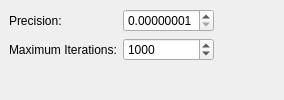
<ui version="4.0" >
 <author>Stefan Nikolaus &lt;stefan.nikolaus@kdemail.net></author>
 <comment>This file is part of the KDE project
Copyright (C) 2006 Stefan Nikolaus &lt;stefan.nikolaus@kdemail.net>

This library is free software; you can redistribute it and/or
modify it under the terms of the GNU Library General Public
License as published by the Free Software Foundation; either
version 2 of the License, or (at your option) any later version.

This library is distributed in the hope that it will be useful,
but WITHOUT ANY WARRANTY; without even the implied warranty of
MERCHANTABILITY or FITNESS FOR A PARTICULAR PURPOSE.  See the
GNU Library General Public License for more details.

You should have received a copy of the GNU Library General Public
License along with this library; see the file COPYING.LIB.  If not,
write to the Free Software Foundation, Inc., 51 Franklin Street,
Fifth Floor, Boston, MA 02110-1301, USA.</comment>
 <exportmacro></exportmacro>
 <class>KSpread::Plugins::SolverDetails</class>
 <widget class="QWidget" name="KSpread::Plugins::SolverDetails" >
  <property name="geometry" >
   <rect>
    <x>0</x>
    <y>0</y>
    <width>284</width>
    <height>100</height>
   </rect>
  </property>
  <property name="windowTitle" >
   <string/>
  </property>
  <layout class="QGridLayout" >
   <property name="margin" >
    <number>9</number>
   </property>
   <property name="spacing" >
    <number>6</number>
   </property>
   <item row="2" column="0" >
    <spacer>
     <property name="orientation" >
      <enum>Qt::Vertical</enum>
     </property>
     <property name="sizeHint" >
      <size>
       <width>20</width>
       <height>21</height>
      </size>
     </property>
    </spacer>
   </item>
   <item row="0" column="1" >
    <widget class="QDoubleSpinBox" name="precision" >
     <property name="decimals" >
      <number>8</number>
     </property>
     <property name="maximum" >
      <double>1</double>
     </property>
     <property name="minimum" >
      <double>1e-08</double>
     </property>
     <property name="singleStep" >
      <double>1e-08</double>
     </property>
     <property name="value" >
      <double>1e-08</double>
     </property>
    </widget>
   </item>
   <item row="0" column="0" >
    <widget class="QLabel" name="label" >
     <property name="text" >
      <string>Precision:</string>
     </property>
    </widget>
   </item>
   <item row="1" column="0" >
    <widget class="QLabel" name="label_2" >
     <property name="text" >
      <string>Maximum Iterations:</string>
     </property>
    </widget>
   </item>
   <item row="1" column="1" >
    <widget class="QSpinBox" name="iterations" >
     <property name="maximum" >
      <number>32765</number>
     </property>
     <property name="minimum" >
      <number>1</number>
     </property>
     <property name="value" >
      <number>1000</number>
     </property>
    </widget>
   </item>
   <item row="0" column="2" >
    <spacer>
     <property name="orientation" >
      <enum>Qt::Horizontal</enum>
     </property>
     <property name="sizeHint" >
      <size>
       <width>40</width>
       <height>20</height>
      </size>
     </property>
    </spacer>
   </item>
  </layout>
 </widget>
 <layoutfunction spacing="KDialog::spacingHint" margin="KDialog::marginHint" />
 <pixmapfunction></pixmapfunction>
 <includes>
  <include location="global" >kdialog.h</include>
 </includes>
 <resources/>
 <connections/>
</ui>
